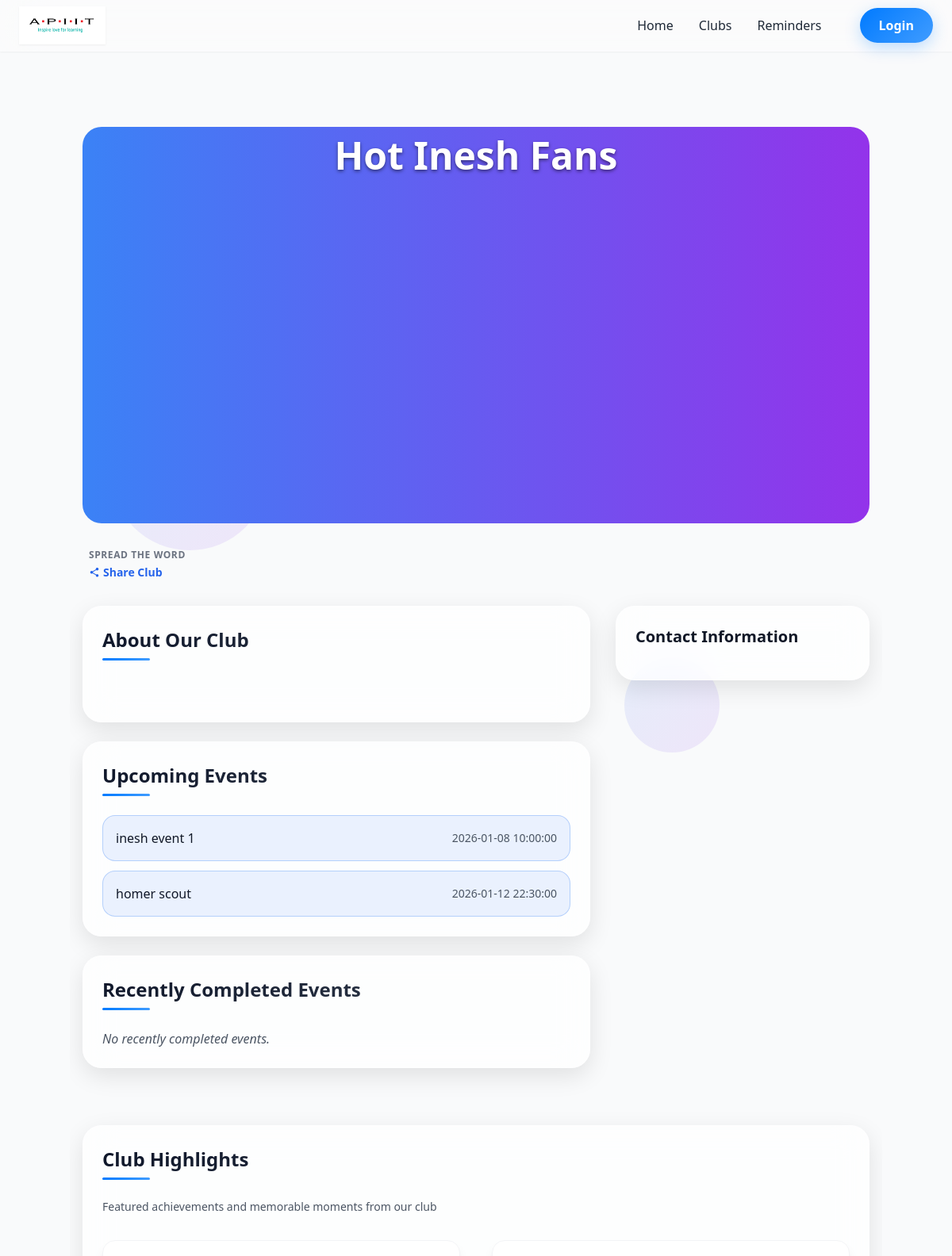
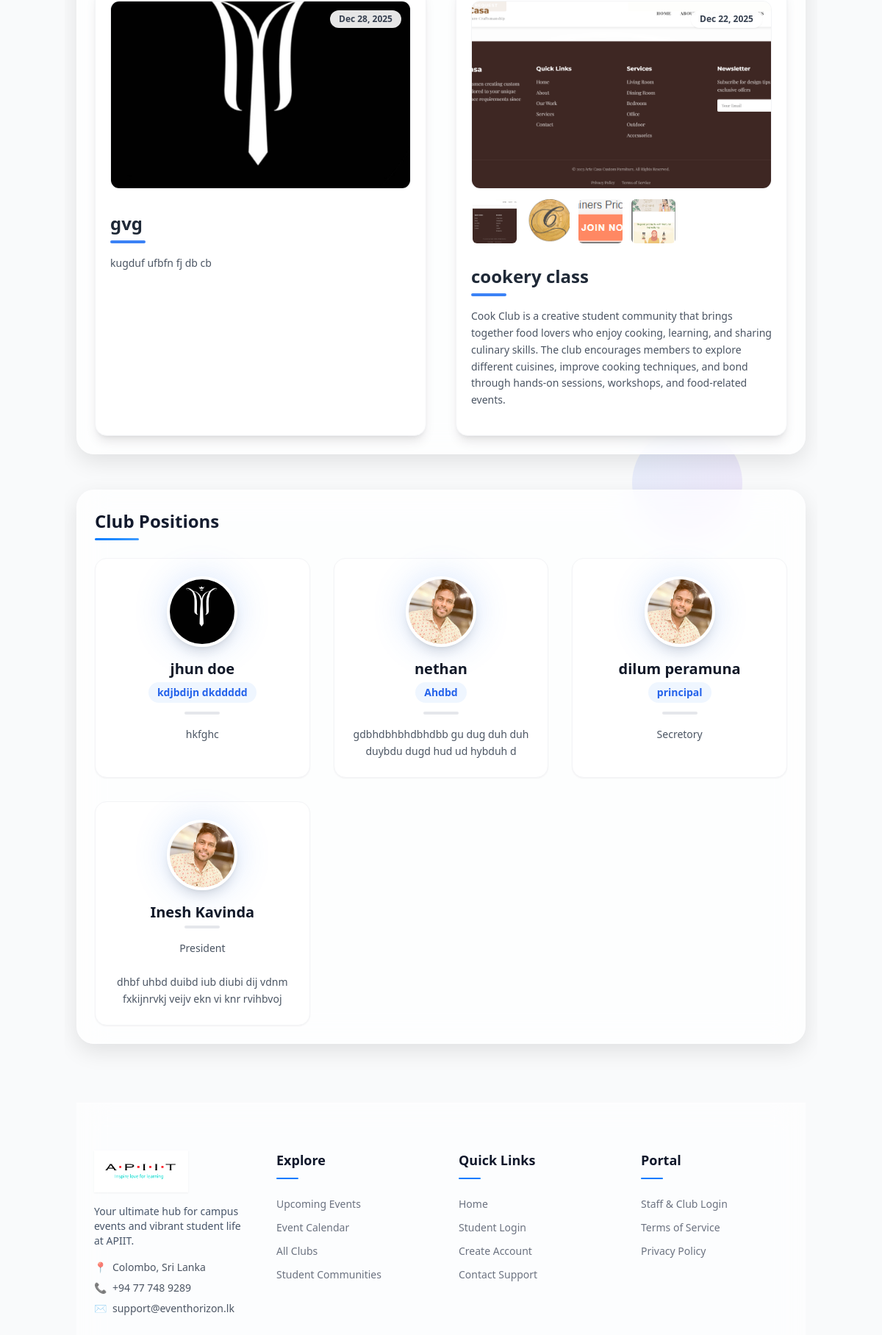
The app's page /Pages/club_view.php?id=23 (upper part) with its own data (2 pictures, top to bottom).
### tables this page shows
CREATE TABLE `clubs` (
  `id` int(11) NOT NULL,
  `club_name` varchar(255) NOT NULL,
  `club_description` text DEFAULT NULL,
  `short_description` varchar(255) DEFAULT NULL,
  `club_main_image` varchar(255) DEFAULT NULL,
  `club_extra_image_1` varchar(255) DEFAULT NULL,
  `club_extra_image_2` varchar(255) DEFAULT NULL,
  `club_extra_image_3` varchar(255) DEFAULT NULL,
  `created_at` datetime DEFAULT current_timestamp(),
  `contact_description_1` varchar(255) DEFAULT NULL,
  `contact_number_1` varchar(20) DEFAULT NULL,
  `contact_number_2` varchar(20) DEFAULT NULL
);

CREATE TABLE `events` (
  `id` int(11) NOT NULL,
  `title` varchar(255) NOT NULL,
  `description` text DEFAULT NULL,
  `event_date` datetime NOT NULL,
  `venue` varchar(255) DEFAULT NULL,
  `price` decimal(10,2) DEFAULT NULL,
  `ticket_url` varchar(255) DEFAULT NULL,
  `main_image` varchar(255) DEFAULT NULL,
  `extra_image_1` varchar(255) DEFAULT NULL,
  `extra_image_2` varchar(255) DEFAULT NULL,
  `extra_image_3` varchar(255) DEFAULT NULL,
  `club_id` int(11) DEFAULT NULL,
  `created_at` datetime DEFAULT current_timestamp()
);

CREATE TABLE `club_highlights` (
  `id` int(11) NOT NULL,
  `club_id` int(11) NOT NULL,
  `event_title` varchar(255) NOT NULL,
  `event_description` text NOT NULL,
  `main_image` varchar(255) NOT NULL,
  `extra_image_1` varchar(255) DEFAULT NULL,
  `extra_image_2` varchar(255) DEFAULT NULL,
  `extra_image_3` varchar(255) DEFAULT NULL,
  `created_at` timestamp NOT NULL DEFAULT current_timestamp()
);

CREATE TABLE `club_positions` (
  `id` int(11) NOT NULL,
  `club_id` int(11) NOT NULL,
  `name` varchar(255) NOT NULL,
  `role` varchar(255) DEFAULT NULL,
  `photo` varchar(255) DEFAULT NULL,
  `description` text DEFAULT NULL,
  `created_at` timestamp NOT NULL DEFAULT current_timestamp()
);

### Pages/club_view.php (the view, shortened to what this page needs)
<?php
include('../includes/header.php');
include('../includes/db_connection.php');
$club_id = intval($_GET['id']);
$query = "SELECT * FROM clubs WHERE id = ?";
$stmt = $pdo->prepare($query);
$stmt->execute([$club_id]);
$club = $stmt->fetch();
$eventQuery = "
    SELECT * FROM events
    WHERE club_id = ? AND event_date >= CURDATE()
    ORDER BY event_date ASC
";
$eventStmt = $pdo->prepare($eventQuery);
$eventStmt->execute([$club_id]);
$events = $eventStmt->fetchAll();
$recentPastQuery = "
    SELECT * FROM events
    WHERE club_id = ? AND event_date < CURDATE()
    ORDER BY event_date DESC
    LIMIT 3
";
$recentPastStmt = $pdo->prepare($recentPastQuery);
$recentPastStmt->execute([$club_id]);
$recently_completed_events = $recentPastStmt->fetchAll();
$highlightsQuery = "
    SELECT * FROM club_highlights
    WHERE club_id = ?
    ORDER BY created_at DESC
    LIMIT 3
";
$highlightsStmt = $pdo->prepare($highlightsQuery);
$highlightsStmt->execute([$club_id]);
$club_highlights = $highlightsStmt->fetchAll();
$positionsQuery = "SELECT * FROM club_positions WHERE club_id = ? ORDER BY created_at DESC";
$positionsStmt = $pdo->prepare($positionsQuery);
$positionsStmt->execute([$club_id]);
$club_positions = $positionsStmt->fetchAll();
?>
<div class="club-view-container max-w-5xl mx-auto mt-16 mb-28 px-4">
    <div class="floating-shape shape-1"></div>
    <div class="floating-shape shape-2"></div>
    <div class="floating-shape shape-4"></div>
    <div class="hero-section animate-fade-in">
        <?php if (!empty($club['club_main_image'])): ?>
            <img src="../uploads/<?= htmlspecialchars($club['club_main_image']) ?>"
                 class="hero-image">
            <div class="hero-content">
                <h1 class="hero-title"><?= htmlspecialchars($club['club_name']) ?></h1>
                <div class="flex flex-wrap">
                    <?php if (!empty($club['contact_number_1'])): ?>
                        <span class="tag">Contact Available</span>
                    <?php endif; ?>
                    <?php if ($events): ?>
                        <span class="tag">Upcoming Events</span>
                    <?php endif; ?>
                    <?php if ($recently_completed_events): ?>
                        <span class="tag">Recently Completed Events</span>
                    <?php endif; ?>
                    <?php if ($club_highlights): ?>
                        <span class="tag">Club Highlights</span>
                    <?php endif; ?>
                </div>
            </div>
        <?php else: ?>
            <div class="hero-image bg-gradient-to-r from-blue-500 to-purple-600 flex items-center justify-center">
                <h1 class="hero-title text-white text-center"><?= htmlspecialchars($club['club_name']) ?></h1>
            </div>
        <?php endif; ?>
    </div>
    <div class="flex items-center gap-4 mb-8 px-2 animate-fade-in animation-delay-200">
        <div class="flex flex-col">
             <p class="text-xs text-gray-500 uppercase tracking-wider font-bold mb-1">Spread the word</p>
             <div class="flex gap-2">
                 <button onclick="shareClub()" class="text-blue-600 hover:text-blue-700 text-sm font-semibold flex items-center gap-1">
                     <i class="mdi mdi-share-variant"></i> Share Club
                 </button>
             </div>
        </div>
    </div>
    <div class="content-grid">
        <div class="main-content">
            <div class="info-card animate-fade-in-up">
                <h2 class="section-title">About Our Club</h2>
                <p class="text-gray-700 text-lg leading-relaxed whitespace-pre-line">
                </p>
            </div>
            <div class="info-card animate-fade-in-up animation-delay-400">
                <h2 class="section-title">Upcoming Events</h2>
                <?php if ($events): ?>
                    <div class="space-y-3">
                    <?php foreach ($events as $event): ?>
                        <a href="event_view.php?id=<?= $event['id'] ?>"
                           class="event-card block p-4 text-gray-900 font-medium relative z-10">
                            <div class="flex justify-between items-center">
                                <span class="relative z-10"><?= htmlspecialchars($event['title']) ?></span>
                                <span class="text-sm text-gray-600"><?= htmlspecialchars($event['event_date']) ?></span>
                            </div>
                        </a>
                    <?php endforeach; ?>
                    </div>
                <?php else: ?>
                    <p class="text-gray-600 italic">No upcoming events for this club.</p>
                <?php endif; ?>
            </div>
            <div class="info-card animate-fade-in-up animation-delay-600">
                <h2 class="section-title">Recently Completed Events</h2>
                <?php if ($recently_completed_events): ?>
                    <div class="space-y-3">
                        <?php foreach ($recently_completed_events as $event): ?>
                            <a href="event_view.php?id=<?= $event['id'] ?>" class="event-card block p-4 relative z-10 bg-gray-100 border-gray-300 hover:bg-gray-200 transition">
                                <div class="flex justify-between items-start">
                                    <div>
                                        <h3 class="text-gray-900 font-semibold mb-1"><?= htmlspecialchars($event['event_title'] ?? $event['title']) ?></h3>
                                        <p class="text-sm text-gray-600">Held on: <?= date('M d, Y', strtotime($event['event_date'])) ?></p>
                                    </div>
                                    <span class="text-xs bg-gray-200 text-gray-700 px-2 py-1 rounded-full">Completed</span>
                                </div>
                            </a>
                        <?php endforeach; ?>
                    </div>
                <?php else: ?>
                    <p class="text-gray-600 italic">No recently completed events.</p>
                <?php endif; ?>
            </div>
        </div>
        <div class="sidebar">
            <div class="contact-card animate-fade-in-up">
                <h3 class="text-xl font-semibold text-gray-900 mb-4">
                    Contact Information
                </h3>
            </div>
<br><b></b>
        </div>
    </div>
    <div class="info-card animate-fade-in-up animation-delay-600 mt-12 bg-white/50 backdrop-blur-3xl border border-white/60">
        <h2 class="section-title">Club Highlights</h2>
        <p class="text-gray-600 text-sm mb-8">Featured achievements and memorable moments from our club</p>
        <?php if ($club_highlights): ?>
            <div class="grid grid-cols-1 lg:grid-cols-2 gap-10">
                <?php foreach ($club_highlights as $highlight):
                    $uniqueId = 'highlight-' . $highlight['id'];
                ?>
                <div class="bg-white rounded-2xl p-5 shadow-lg border border-gray-100 flex flex-col h-full hover:shadow-xl transition-shadow duration-300">
                    <div class="gallery-container mb-5" id="<?= $uniqueId ?>">
                        <div class="relative w-full h-64 rounded-xl overflow-hidden mb-3 border border-gray-100 group">
                            <?php
                                $mainImg = !empty($highlight['main_image']) ? '../uploads/' . htmlspecialchars($highlight['main_image']) : 'https://via.placeholder.com/600x400?text=No+Image';
                            ?>
                            <img src="<?= $mainImg ?>"
                                 class="w-full h-full object-cover transition-transform duration-700 hover:scale-105 main-image cursor-pointer">
                            <div class="absolute top-3 right-3 bg-white/90 backdrop-blur-sm px-3 py-1 rounded-full text-xs font-bold text-gray-700 shadow-sm">
                                <?= date('M d, Y', strtotime($highlight['created_at'])) ?>
                            </div>
                        </div>
                        <?php if (!empty($highlight['extra_image_1']) || !empty($highlight['extra_image_2']) || !empty($highlight['extra_image_3'])): ?>
                        <div class="flex gap-2 overflow-x-auto pb-2 scrollbar-hide">
                            <?php if (!empty($highlight['main_image'])): ?>
                                <img src="../uploads/<?= htmlspecialchars($highlight['main_image']) ?>"
                                     class="w-16 h-16 rounded-lg object-cover cursor-pointer hover:opacity-100 border-2 border-transparent hover:border-blue-500 transition-all active-thumb"
                                     onclick="changeImage('<?= $uniqueId ?>', this.src, this)">
                            <?php endif; ?>
                            <?php if (!empty($highlight['extra_image_1'])): ?>
                                <img src="../uploads/<?= htmlspecialchars($highlight['extra_image_1']) ?>"
                                     class="w-16 h-16 rounded-lg object-cover cursor-pointer opacity-70 hover:opacity-100 border-2 border-transparent hover:border-blue-500 transition-all"
                                     onclick="changeImage('<?= $uniqueId ?>', this.src, this)">
                            <?php endif; ?>
                            <?php if (!empty($highlight['extra_image_2'])): ?>
                                <img src="../uploads/<?= htmlspecialchars($highlight['extra_image_2']) ?>"
                                     class="w-16 h-16 rounded-lg object-cover cursor-pointer opacity-70 hover:opacity-100 border-2 border-transparent hover:border-blue-500 transition-all"
                                     onclick="changeImage('<?= $uniqueId ?>', this.src, this)">
                            <?php endif; ?>
                            <?php if (!empty($highlight['extra_image_3'])): ?>
                                <img src="../uploads/<?= htmlspecialchars($highlight['extra_image_3']) ?>"
                                     class="w-16 h-16 rounded-lg object-cover cursor-pointer opacity-70 hover:opacity-100 border-2 border-transparent hover:border-blue-500 transition-all"
                                     onclick="changeImage('<?= $uniqueId ?>', this.src, this)">
                            <?php endif; ?>
                        </div>
                        <?php endif; ?>
                    </div>
                    <div class="flex-grow flex flex-col">
                        <h3 class="text-2xl font-bold text-gray-800 mb-2 leading-tight">
                            <?= htmlspecialchars($highlight['event_title']) ?>
                        </h3>
                        <div class="w-12 h-1 bg-blue-500 rounded-full mb-4"></div>
                        <p class="text-gray-600 text-sm leading-relaxed mb-4 flex-grow">
                            <?= nl2br(htmlspecialchars($highlight['event_description'])) ?>
                        </p>
                    </div>
                </div>
                <?php endforeach; ?>
            </div>
        <?php else: ?>
            <p class="text-gray-600 italic">No highlights added yet. Check back later!</p>
        <?php endif; ?>
    </div>
    <?php if ($club_positions): ?>
    <div class="info-card animate-fade-in-up animation-delay-600 mt-12 bg-gradient-to-br from-white to-blue-50/50">
        <h2 class="section-title">Club Positions</h2>
        <div class="grid grid-cols-1 md:grid-cols-2 lg:grid-cols-3 gap-8">
            <?php foreach ($club_positions as $position): ?>
            <div class="group relative bg-white rounded-2xl p-6 shadow-sm border border-gray-100 hover:shadow-xl hover:-translate-y-1 transition-all duration-300">
                <div class="flex flex-col items-center text-center">
                    <div class="relative mb-4 group-hover:scale-105 transition-transform duration-300">
                        <?php if ($position['photo']): ?>
                            <img src="../uploads/<?= htmlspecialchars($position['photo']) ?>"
                                 alt="<?= htmlspecialchars($position['name']) ?>"
                                 class="relative w-24 h-24 rounded-full object-cover border-4 border-white shadow-lg">
                        <?php else: ?>
                            <div class="relative w-24 h-24 rounded-full bg-gradient-to-br from-blue-100 to-blue-200 flex items-center justify-center text-blue-500 text-2xl font-bold border-4 border-white shadow-lg">
                                <?= strtoupper(substr($position['name'], 0, 1)) ?>
                            </div>
                        <?php endif; ?>
                    </div>
                    <h3 class="font-bold text-gray-900 text-xl mb-1">
                        <?= htmlspecialchars($position['name']) ?>
                    </h3>
                    <?php if (!empty($position['role'])): ?>
                        <span class="inline-block px-3 py-1 bg-blue-50 text-blue-600 text-sm font-semibold rounded-full mb-3">
                            <?= htmlspecialchars($position['role']) ?>
                        </span>
                    <?php endif; ?>
                    <div class="w-12 h-1 bg-gray-200 rounded-full mb-4 group-hover:bg-blue-300 transition-colors"></div>
                    <?php if ($position['description']): ?>
                    <p class="text-sm text-gray-600 leading-relaxed max-w-sm">
                        <?= nl2br(htmlspecialchars($position['description'])) ?>
                    </p>
                    <?php endif; ?>
                </div>
            </div>
            <?php endforeach; ?>
        </div>
    </div>
    <?php endif; ?>
<?php include('../includes/footer.php'); ?>

### records on screen
clubs: club_name "Hot Inesh Fans"
events: title "inesh event 1", event_date "2026-01-08 10:00:00"
events: title "homer scout", event_date "2026-01-12 22:30:00"
club_highlights: main_image (picture), created_at "Dec 28, 2025", event_title "gvg", event_description "kugduf ufbfn fj db cb"
club_highlights: main_image (picture), created_at "Dec 22, 2025", extra_image_1 (picture), extra_image_2 (picture), extra_image_3 (picture), event_title "cookery class", event_description "Cook Club is a creative student community that brings together food lovers who enjoy cooking, learning, and sharing culinary skills. The club encourages members to explore different cuisines, improve cooking techniques, and bond through hands-on sessions, workshops, and food-related events."
club_positions: photo (picture), name "jhun doe", role "kdjbdijn dkddddd", description "hkfghc"
club_positions: photo (picture), name "nethan", role "Ahdbd", description "gdbhdbhbhdbhdbb gu dug duh duh duybdu dugd hud ud hybduh d"
club_positions: photo (picture), name "dilum peramuna", role "principal", description "Secretory"
club_positions: photo (picture), name "Inesh Kavinda", description "President dhbf uhbd duibd iub diubi dij vdnm fxkijnrvkj veijv ekn vi knr rvihbvoj"
